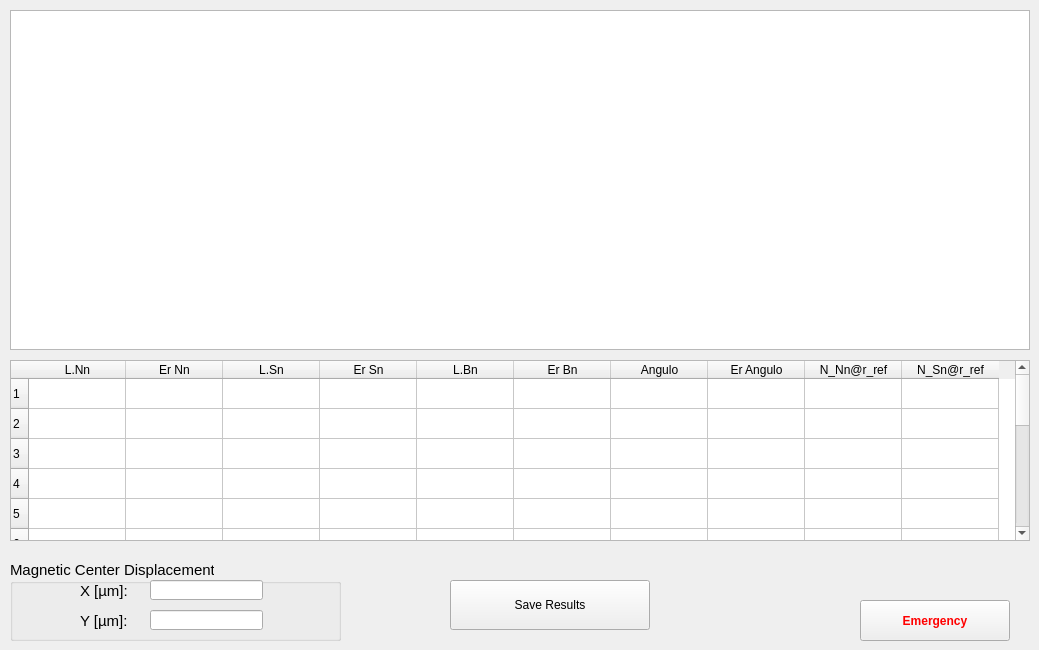
    <widget class="QWidget" name="tab_4">
     <attribute name="icon">
      <iconset resource="resource_file.qrc">
       <normaloff>:/Images/imagens/Eixos_2.PNG</normaloff>:/Images/imagens/Eixos_2.PNG</iconset>
     </attribute>
     <attribute name="title">
      <string>Results</string>
     </attribute>
     <widget class="QPushButton" name="pb_save_data_results">
      <property name="geometry">
       <rect>
        <x>450</x>
        <y>580</y>
        <width>200</width>
        <height>50</height>
       </rect>
      </property>
      <property name="text">
       <string>Save Results</string>
      </property>
      <property name="icon">
       <iconset resource="resource_file.qrc">
        <normaloff>:/Images/imagens/save.png</normaloff>:/Images/imagens/save.png</iconset>
      </property>
      <property name="iconSize">
       <size>
        <width>20</width>
        <height>20</height>
       </size>
      </property>
     </widget>
     <widget class="QTableWidget" name="tw_multipoles_table">
      <property name="geometry">
       <rect>
        <x>10</x>
        <y>360</y>
        <width>1020</width>
        <height>181</height>
       </rect>
      </property>
      <property name="lineWidth">
       <number>1</number>
      </property>
      <property name="verticalScrollBarPolicy">
       <enum>Qt::ScrollBarAsNeeded</enum>
      </property>
      <property name="autoScrollMargin">
       <number>16</number>
      </property>
      <property name="textElideMode">
       <enum>Qt::ElideRight</enum>
      </property>
      <property name="verticalScrollMode">
       <enum>QAbstractItemView::ScrollPerItem</enum>
      </property>
      <property name="rowCount">
       <number>15</number>
      </property>
      <attribute name="horizontalHeaderDefaultSectionSize">
       <number>97</number>
      </attribute>
      <row>
       <property name="text">
        <string>1</string>
       </property>
      </row>
      <row>
       <property name="text">
        <string>2</string>
       </property>
      </row>
      <row>
       <property name="text">
        <string>3</string>
       </property>
      </row>
      <row>
       <property name="text">
        <string>4</string>
       </property>
      </row>
      <row>
       <property name="text">
        <string>5</string>
       </property>
      </row>
      <row>
       <property name="text">
        <string>6</string>
       </property>
      </row>
      <row>
       <property name="text">
        <string>7</string>
       </property>
      </row>
      <row>
       <property name="text">
        <string>8</string>
       </property>
      </row>
      <row>
       <property name="text">
        <string>9</string>
       </property>
      </row>
      <row>
       <property name="text">
        <string>10</string>
       </property>
      </row>
      <row>
       <property name="text">
        <string>11</string>
       </property>
      </row>
      <row>
       <property name="text">
        <string>12</string>
       </property>
      </row>
      <row>
       <property name="text">
        <string>13</string>
       </property>
      </row>
      <row>
       <property name="text">
        <string>14</string>
       </property>
      </row>
      <row>
       <property name="text">
        <string>15</string>
       </property>
      </row>
      <column>
       <property name="text">
        <string>L.Nn</string>
       </property>
      </column>
      <column>
       <property name="text">
        <string>Er Nn</string>
       </property>
      </column>
      <column>
       <property name="text">
        <string>L.Sn</string>
       </property>
      </column>
      <column>
       <property name="text">
        <string>Er Sn</string>
       </property>
      </column>
      <column>
       <property name="text">
        <string>L.Bn</string>
       </property>
      </column>
      <column>
       <property name="text">
        <string>Er Bn</string>
       </property>
      </column>
      <column>
       <property name="text">
        <string>Angulo</string>
       </property>
      </column>
      <column>
       <property name="text">
        <string>Er Angulo</string>
       </property>
      </column>
      <column>
       <property name="text">
        <string>N_Nn@r_ref</string>
       </property>
      </column>
      <column>
       <property name="text">
        <string>N_Sn@r_ref</string>
       </property>
      </column>
     </widget>
     <widget class="QPushButton" name="Emergencia_9">
      <property name="geometry">
       <rect>
        <x>860</x>
        <y>600</y>
        <width>150</width>
        <height>41</height>
       </rect>
      </property>
      <property name="palette">
       <palette>
        <active>
         <colorrole role="ButtonText">
          <brush brushstyle="SolidPattern">
           <color alpha="255">
            <red>255</red>
            <green>0</green>
            <blue>0</blue>
           </color>
          </brush>
         </colorrole>
        </active>
        <inactive>
         <colorrole role="ButtonText">
          <brush brushstyle="SolidPattern">
           <color alpha="255">
            <red>255</red>
            <green>0</green>
            <blue>0</blue>
           </color>
          </brush>
         </colorrole>
        </inactive>
        <disabled>
         <colorrole role="ButtonText">
          <brush brushstyle="SolidPattern">
           <color alpha="255">
            <red>120</red>
            <green>120</green>
            <blue>120</blue>
           </color>
          </brush>
         </colorrole>
        </disabled>
       </palette>
      </property>
      <property name="font">
       <font>
        <weight>75</weight>
        <bold>true</bold>
       </font>
      </property>
      <property name="text">
       <string>Emergency</string>
      </property>
      <property name="icon">
       <iconset resource="resource_file.qrc">
        <normaloff>:/Images/imagens/emergency_icon_01.png</normaloff>:/Images/imagens/emergency_icon_01.png</iconset>
      </property>
      <property name="iconSize">
       <size>
        <width>35</width>
        <height>35</height>
       </size>
      </property>
     </widget>
     <widget class="QGroupBox" name="groupBox_38">
      <property name="geometry">
       <rect>
        <x>10</x>
        <y>560</y>
        <width>331</width>
        <height>81</height>
       </rect>
      </property>
      <property name="font">
       <font>
        <pointsize>11</pointsize>
       </font>
      </property>
      <property name="title">
       <string>Magnetic Center Displacement</string>
      </property>
      <widget class="QLineEdit" name="le_magnetic_center_y">
       <property name="geometry">
        <rect>
         <x>140</x>
         <y>50</y>
         <width>113</width>
         <height>20</height>
        </rect>
       </property>
      </widget>
      <widget class="QLabel" name="label_176">
       <property name="geometry">
        <rect>
         <x>70</x>
         <y>20</y>
         <width>61</width>
         <height>21</height>
        </rect>
       </property>
       <property name="font">
        <font>
         <pointsize>11</pointsize>
        </font>
       </property>
       <property name="text">
        <string>X [µm]:</string>
       </property>
      </widget>
      <widget class="QLineEdit" name="le_magnetic_center_x">
       <property name="geometry">
        <rect>
         <x>140</x>
         <y>20</y>
         <width>113</width>
         <height>20</height>
        </rect>
       </property>
      </widget>
      <widget class="QLabel" name="label_177">
       <property name="geometry">
        <rect>
         <x>70</x>
         <y>50</y>
         <width>61</width>
         <height>21</height>
        </rect>
       </property>
       <property name="font">
        <font>
         <pointsize>11</pointsize>
        </font>
       </property>
       <property name="text">
        <string>Y [µm]:</string>
       </property>
      </widget>
     </widget>
     <widget class="PlotWidget" name="gv_multipoles">
      <property name="geometry">
       <rect>
        <x>10</x>
        <y>10</y>
        <width>1020</width>
        <height>340</height>
       </rect>
      </property>
      <property name="backgroundBrush">
       <brush brushstyle="SolidPattern">
        <color alpha="255">
         <red>255</red>
         <green>255</green>
         <blue>255</blue>
        </color>
       </brush>
      </property>
     </widget>
    </widget>
